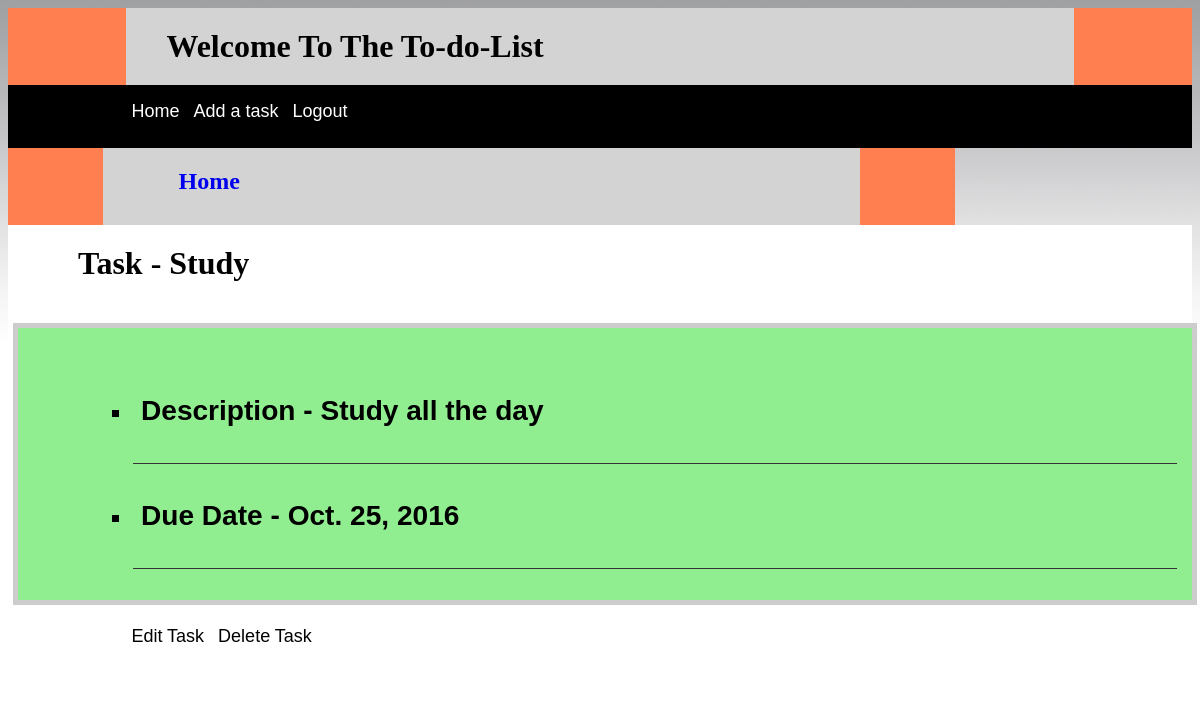
Screenshot of /7/ (signed in) with the database file from the repository.
### tasks/models.py (models this page shows, shortened)
class Tasks(models.Model):
    user = models.ForeignKey(User,on_delete = models.CASCADE)
    TaskName = models.CharField(max_length = 100)
    Description = models.CharField(max_length = 400)
    DueDate = models.DateField(help_text="YYYY-MM-DD")
    priority = models.IntegerField()
    def __str__(self):
        return self.TaskName

### tasks/views.py (the view)
# urls.py: url(r'^(?P<pk>[0-9]+)/$', views.DetailView.as_view(), name = 'detail'),
class DetailView(LoginRequiredMixin,generic.DetailView):
    template_name = 'tasks/detail.html'
    model = Tasks
    context_object_name = 'task'
    def get_queryset(self):
        queryset = super(DetailView, self).get_queryset()
        return queryset.filter(user=self.request.user)

### tasks/templates/tasks/detail.html (shortened to what this page needs)
{% extends 'tasks/generic_detail_template.html' %}
{% block header %}<a  href = "{% url 'tasks:homepage'%}">Home</a>{% endblock %}
{% block taskname %} Task - {{task}}{% endblock %}
{% block f1 %}<h3>Description - {{task.Description}}</h3>{% endblock %}
{% block f2 %}<h3>Due Date - {{task.DueDate}}</h3>{% endblock %}

### tasks/static/tasks/base.css (style rules this page uses)
a { text-decoration: none; }
body { background-image: url("images/main_background.jpg"); background-repeat: no-repeat; background-size: 100%; font-family: Imapct; }

### rows the page displays
Tasks: TaskName "Study", Description "Study all the day", DueDate "Oct. 25, 2016"
